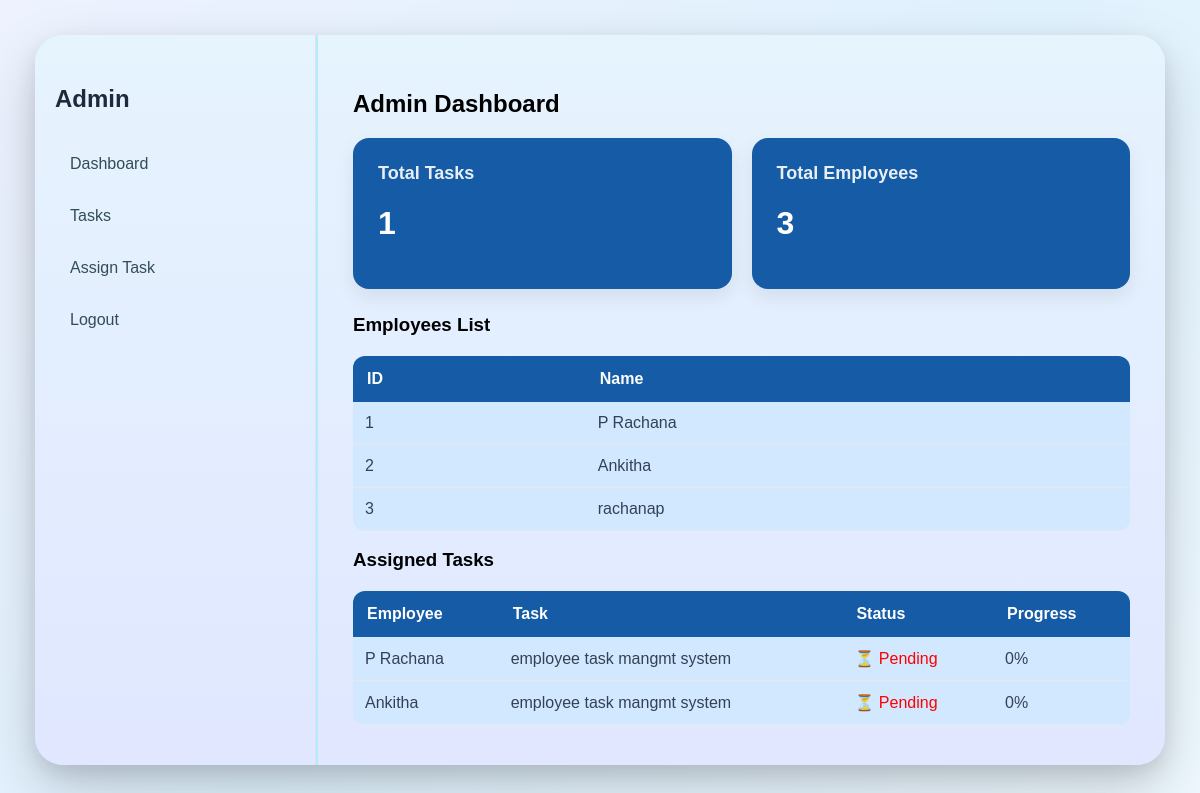
Page /admin (signed in) on the earlier database version.
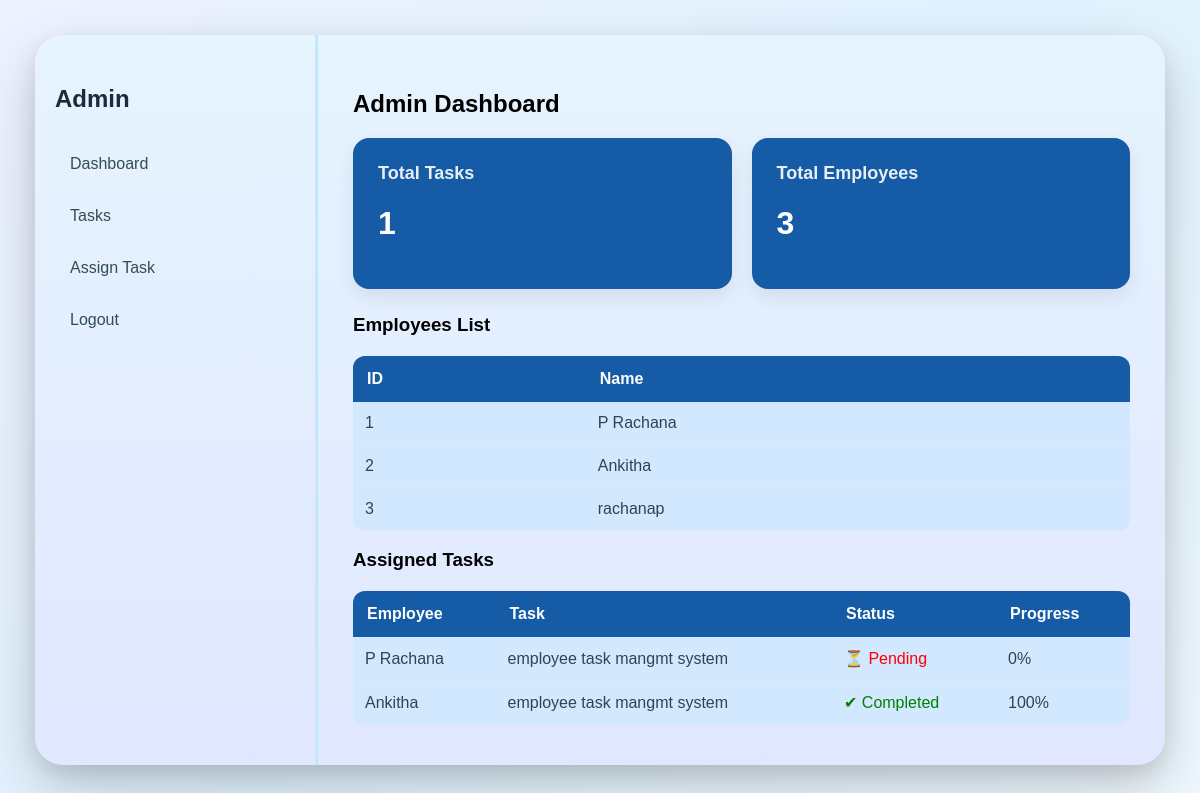
Same page on the later database version.
### tables this page shows
CREATE TABLE employee_tasks (
        id INTEGER PRIMARY KEY AUTOINCREMENT,
        emp_id INTEGER,
        task_id INTEGER,
        status TEXT DEFAULT 'pending',
        progress INTEGER DEFAULT 0
    );

CREATE TABLE employees (
        emp_id INTEGER PRIMARY KEY AUTOINCREMENT,
        userid INTEGER,
        full_name TEXT,
        email TEXT
    );

CREATE TABLE tasks (
        task_id INTEGER PRIMARY KEY AUTOINCREMENT,
        task_name TEXT,
        description TEXT,
        deadline DATE
    );

### app.py (the view)
@app.route('/admin')
def admin():
    if session.get('role') != 'admin':
        return "Unauthorized"
    db = get_db()
    cursor = db.cursor()
    cursor.execute("SELECT COUNT(*) FROM employee_tasks WHERE status='pending'")
    pending = cursor.fetchone()[0]
    cursor.execute("SELECT COUNT(*) FROM employee_tasks WHERE status='in_progress'")
    in_progress = cursor.fetchone()[0]
    cursor.execute("SELECT COUNT(*) FROM employee_tasks WHERE status='completed'")
    completed = cursor.fetchone()[0]
    cursor.execute("SELECT COUNT(*) FROM tasks")
    task_count = cursor.fetchone()[0]
    cursor.execute("SELECT COUNT(*) FROM employees")
    employee_count = cursor.fetchone()[0]
    cursor.execute("SELECT emp_id, full_name, email FROM employees")
    employees = cursor.fetchall()
    cursor.execute("""
    SELECT
        employees.full_name,
        tasks.task_name,
        employee_tasks.status
    FROM employee_tasks
    JOIN employees ON employee_tasks.emp_id = employees.emp_id
    JOIN tasks ON employee_tasks.task_id = tasks.task_id
    """)
    tasks = cursor.fetchall()
    cursor.execute("""
    SELECT
        employees.full_name,
        tasks.task_name,
        employee_tasks.status,
        employee_tasks.progress
    FROM employee_tasks
    JOIN employees ON employee_tasks.emp_id = employees.emp_id
    JOIN tasks ON employee_tasks.task_id = tasks.task_id
    """)
    assigned_tasks = cursor.fetchall()
    return render_template("admin_dashboard.html",
        task_count=task_count,
        employee_count=employee_count,
        employees=employees,
        tasks=tasks,
        assigned_tasks=assigned_tasks,
        pending=pending,
        in_progress=in_progress,
        completed=completed
    )

### app.py (called while the page is built)
def get_db():
    BASE_DIR = os.path.dirname(os.path.abspath(__file__))
    db_path = os.path.join(BASE_DIR, "etms.db")
    conn = sqlite3.connect(db_path)
    conn.row_factory = sqlite3.Row
    return conn

### templates/admin_dashboard.html (shortened to what this page needs)
{% extends "baseA.html" %}
{% block content %}
<h2>Admin Dashboard</h2>
<div class="stats-container">
    <div class="stat-card task-card">
        <h3>Total Tasks</h3>
        <h1>{{task_count}}</h1>
    </div>
    <div class="stat-card employee-card">
        <h3>Total Employees</h3>
        <h1>{{employee_count}}</h1>
    </div>
</div>
<h3>Employees List</h3>
<table>
<tr>
<th>ID</th>
<th>Name</th>
</tr>
{% for e in employees %}
<tr>
<td>{{e[0]}}</td>
<td>{{e[1]}}</td>
</tr>
{% endfor %}
</table>
<h3>Assigned Tasks</h3>
<table>
<tr>
<th>Employee</th>
<th>Task</th>
<th>Status</th>
<th>Progress</th>
</tr>
{% for a in assigned_tasks %}
<tr>
<td>{{a[0]}}</td>
<td>{{a[1]}}</td>
<td>
{% if a[2] == 'completed' %}
<span style="color:green;">✔ Completed</span>
{% elif a[2] == 'in_progress' %}
<span style="color:orange;">● In Progress</span>
{% else %}
<span style="color:red;">⏳ Pending</span>
{% endif %}
</td>
<td>{{a[3]}}%</td>
</tr>
{% endfor %}
</table>
{% endblock %}

Differences in the rows shown:
changed employee_tasks "Ankitha": progress "0" → "100"; status "⏳ Pending" → "✔ Completed"
